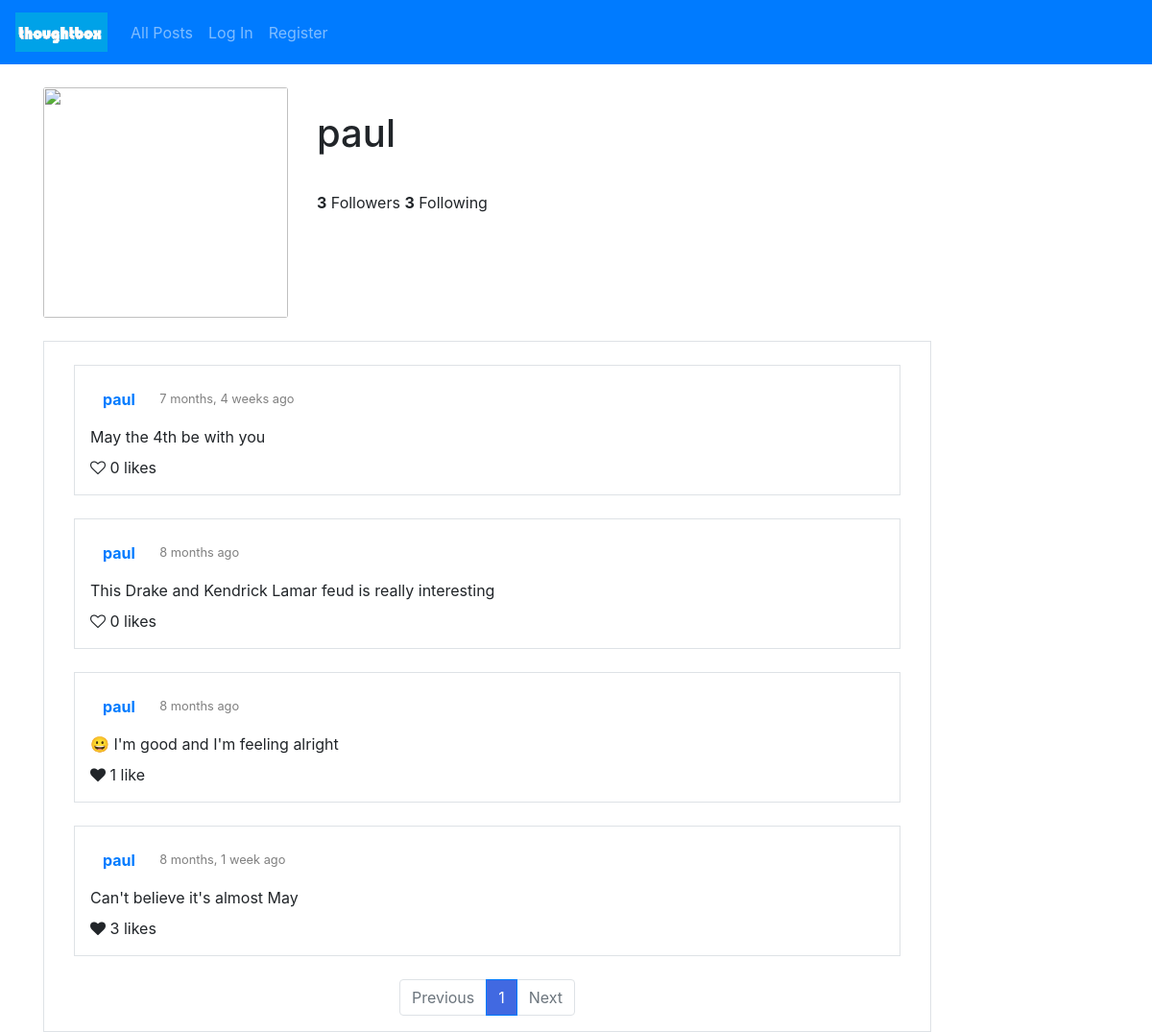
The app's page /profile/1 with its own data.
### network/models.py (models this page shows, shortened)
class User(AbstractUser):
    pass
    following = models.ManyToManyField("self", blank=True, related_name="followers", symmetrical=False)

class Post(models.Model):
    author = models.ForeignKey(User, on_delete=models.CASCADE, related_name="posts")
    content = models.CharField(max_length=15000)
    posted_at = models.DateTimeField(auto_now_add=True)
    liked_by = models.ManyToManyField(User, blank=True, related_name="likes")
    def likes(self):
        return self.liked_by.all().count()
    class Meta:
        ordering = ['-posted_at']

### network/views.py (the view)
# urls.py: path("profile/<int:user_id>", views.profile, name="profile"),
def profile(request, user_id):
    profile_user = User.objects.get(pk = user_id)
    profile_posts = Post.objects.filter(author=user_id)
    paginator = Paginator(profile_posts, 10) # shows 10 pages per page on the profile
    page_number = request.GET.get('page', 1)
    page = paginator.get_page(page_number)
    if request.user.is_authenticated:
        following = profile_user.followers.filter(id = request.user.id).exists()
    else:
        following = False
    return render(request, "network/profile.html", {
        "profile_user": profile_user,
        "following": following,
        "followers_count": profile_user.followers.all().count(),
        "following_count": profile_user.following.all().count(),
        'form': NewPostForm(),
        'page': page,
        'previous_page_url': get_previous_page,
        'next_page_url': get_next_page
    })

### network/templates/network/profile.html (shortened to what this page needs)
{% extends "network/layout.html" %}
{% block body %}
    <div class="container">
      <div class="card my-4 border-0">
        <div class="row">
            <div class="col-lg-3 col-md-5">
                <img class="card-img" src="https://cdn.pixabay.com/photo/2015/10/05/22/37/blank-profile-picture-973460_1280.png" width="240" height="240">
            </div>
            <div class="col-lg-6 col-md-7">
                <div class="card-block py-4">
                    <h1 class="card-title">{{ profile_user }}</h1>
                    <br>
                    <span class="mb-1"><strong>{{ followers_count }}</strong> Followers  <strong>{{ following_count }}</strong> Following</span>
                </div>
            </div>
        </div>
      </div>
      <div class="row-justify-content-center">
        <div class="col-12 col-lg-10 pt-4 border bg-white">
            {% include "network/posts_container.html" %}
        </div>
      </div>
    </div>
{% endblock%}

### network/templates/network/layout.html (shortened to what this page needs)
{% load static %}
<!DOCTYPE html>
<html lang="en">
    <head>
        <link rel="stylesheet" href="https://stackpath.bootstrapcdn.com/bootstrap/4.4.1/css/bootstrap.min.css">
        <link rel="stylesheet" href="https://cdnjs.cloudflare.com/ajax/libs/font-awesome/4.7.0/css/font-awesome.min.css">
        <link href="{% static 'network/styles.css' %}" rel="stylesheet">
    </head>
    <body>
        <nav class="navbar navbar-expand-lg navbar-dark bg-primary">
            <a href="#">
                <img src="{% static "thoughtbox-logo.png" %}" height="51" width="96" class="navbar-brand">
            </a>
            <div>
              <ul class="navbar-nav mr-auto">
                <li class="nav-item">
                  <a class="nav-link" href="{% url 'index' %}">All Posts</a>
                </li>
                {% if user.is_authenticated %}
                    <li class="nav-item">
                        <a class="nav-link" href="{% url 'following' %}">Following</a>
                    </li>
                    <li class="nav-item">
                        <a class="nav-link" href="{% url 'logout' %}">Log Out</a>
                    </li>
                {% else %}
                    <li class="nav-item">
                        <a class="nav-link" href="{% url 'login' %}">Log In</a>
                    </li>
                    <li class="nav-item">
                        <a class="nav-link" href="{% url 'register' %}">Register</a>
                    </li>
                {% endif %}
              </ul>
            </div>
          </nav>
        <div class="body">
            {% block body %}
            {% endblock %}
        </div>
    </body>
</html>

### network/templates/network/posts_container.html (shortened to what this page needs)
{% load humanize %}
{% load static %}
    {% for post in page.object_list %}
    <div class="border box-shadow-posts p-3 mb-4 mx-0 mx-md-3">
        <div class="pb-2" id="post_header_{{ post.id }}">
            <a href="{% url 'profile' post.author.id%}" class="btn btn-link">
                <strong>{{ post.author }}</strong>
            </a>
            {% if post.posted_at|date:'Y-m-d' <= post.posted_at|date:'Y-m-d'%}
                <small class="pl-2 text-black-50">{{ post.posted_at|naturaltime }}</small>
            {% else %}
                <small class="pl-2 text-black-50">{{ post.posted_at|date:"j F, Y, g:i a" }}</small>
            {% endif %}
        </div>
        <div id="post_bodygroup{{ post.id }}">
            <p id="post_body_{{ post.id }}"class="mb-2">{{ post.content }}</p>
        </div>
        <div id="post_likes_{{ post.id }}">
            {% if user.is_authenticated %}
            <i id="post_like_icon_{{ post.id }}" data-id="{{ post.id }}" class="like_icon  fa fa-heart{% if user in post.liked_by.all %} fas{% else %}-o{% endif %}"></i>
            {% else %}
            <i class="like_icon fa fa-heart {% if post.likes != 0 %}fas{% else %}fa fa-heart-o{% endif %}"></i>
            {% endif %}
            <span id="post_likecount_{{ post.id }}">{{ post.likes }} {% if post.likes == 1 %}like{% else %}likes{% endif %}</span>
        </div>
    </div>
    {% empty %}
    <div class="p-3 mb-4 mx-0 mx-md-3">
        <h4>No posts found!!!</h4>
    </div>
    {% endfor %}
    {% if page.object_list %}
    <nav aria-label="...">
        <ul class="pagination justify-content-center">
            <li class="page-item {% if not page.has_previous %} disabled {% endif %}">
                <a class="page-link" href="{{ previous_page_url }}">Previous</a>
            </li>
            {% for n in page.paginator.page_range %}
                {% if n == page.number %}
                <li class="page-item active" aria-current="page">
                    <span class="page-link" style="background-color: #4169e1;">{{ n }}</span>
                </li>
                {% elif n < page.number|add:3 and n > page.number|add:-3 %}
                <li>
                    <a class="page-link pagination-inactive" href="{{GET_params.urlencode}}?page={{ n }}">{{ n }}</a>
                </li>
                {% endif %}
            {% endfor %}
            <li class="page-item {% if not page.has_next %} disabled {% endif %}">
                <a class="page-link" href="{{ next_page_url }}">Next</a>
            </li>
        </ul>
    </nav>
    {% endif %}

### records on screen
User: username "paul"
Post: author "paul", posted_at "7 months, 4 weeks ago", content "May the 4th be with you", likes "0"
Post: author "paul", posted_at "8 months ago", content "This Drake and Kendrick Lamar feud is really interesting", likes "0"
Post: author "paul", posted_at "8 months ago", content "😀 I'm good and I'm feeling alright", likes "1"
Post: author "paul", posted_at "8 months, 1 week ago", content "Can't believe it's almost May", likes "3"

### other values on screen
{{ followers_count }} "3"
{{ following_count }} "3"
{{ n }} "1"
